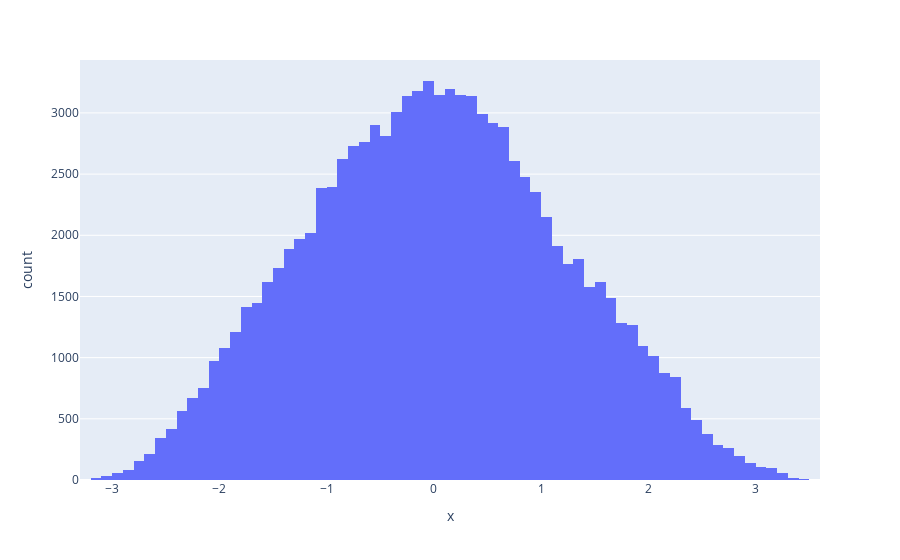

Notebook code for this chart:
### Markdown cell above
Генерируем синтетические данные (seed не меняем)

### Code cell
np.random.seed(42)

num_obs = 10 ** 5
num_thresholds = 50

X_synthetic = np.random.normal(scale=3, size=[num_obs, 2])
x1_thresholds = np.random.choice(X_synthetic[:, 0], num_thresholds, False)
x2_thresholds = np.random.choice(X_synthetic[:, 1], num_thresholds, False)

gains = np.random.uniform(-0.4086, 0.5, size=[2 * num_thresholds, 1])
x1_thresholds_cond = [X_synthetic[:, 0] >= threshold for threshold in x1_thresholds]
x2_thresholds_cond = [X_synthetic[:, 1] >= threshold for threshold in x2_thresholds]

noise = np.random.uniform(-0.5, 0.5, size=num_obs)

y_synthetic_probits = np.sum(
    gains[:num_thresholds] * x1_thresholds_cond + gains[num_thresholds:] * x2_thresholds_cond, axis=0
) + noise
y_synthetic = np.sign(y_synthetic_probits)

X_train_synthetic, y_train_synthetic = X_synthetic[:int(num_obs * 0.8)], y_synthetic[:int(num_obs * 0.8)]
X_test_synthetic, y_test_synthetic = X_synthetic[int(num_obs * 0.8):], y_synthetic[int(num_obs * 0.8):]

px.histogram(x = y_synthetic_probits, nbins=100)

### Figure 1 — Plotly figure (JSON) as saved in the notebook; plotly's stock layout.template omitted (floating-point values rounded to 4 significant figures; data arrays with more than 128 entries replaced by an {"elided": "..."} marker saying what was removed)
{"data": [{"alignmentgroup": "True", "bingroup": "x", "hovertemplate": "x=%{x}<br>count=%{y}<extra></extra>", "legendgroup": "", "marker": {"color": "#636efa", "pattern": {"shape": ""}}, "name": "", "nbinsx": 100, "offsetgroup": "", "orientation": "v", "showlegend": false, "type": "histogram", "x": {"elided": "100000 float values"}, "xaxis": "x", "yaxis": "y"}], "layout": {"barmode": "relative", "legend": {"tracegroupgap": 0}, "margin": {"t": 60}, "xaxis": {"anchor": "y", "domain": [0, 1], "title": {"text": "x"}}, "yaxis": {"anchor": "x", "domain": [0, 1], "title": {"text": "count"}}}}
